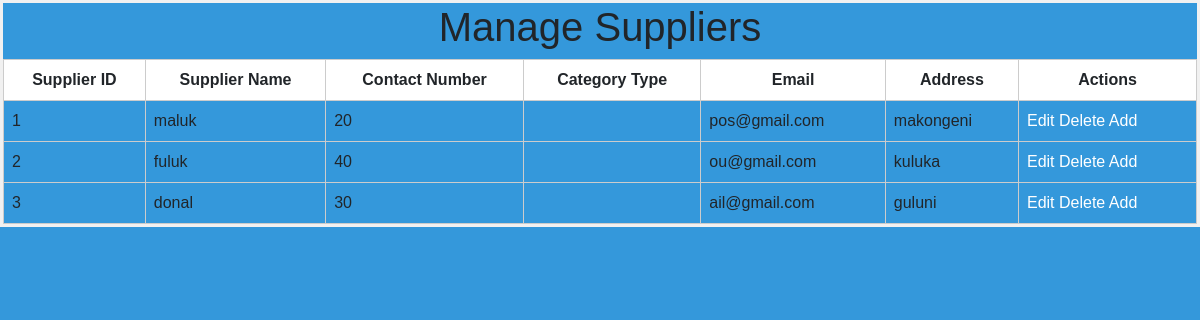
The app's page /sup.php with its own data.
### tables this page shows
CREATE TABLE `supp` (
  `supplier_id` int(10) NOT NULL,
  `supplier_name` varchar(20) NOT NULL,
  `contact_number` varchar(20) DEFAULT NULL,
  `medicine_type` varchar(30) DEFAULT NULL,
  `email` varchar(20) DEFAULT NULL,
  `address` varchar(20) DEFAULT NULL
);

### sup.php (the view, shortened to what this page needs)
<?php
$host ="localhost";
$username = "root";
$password = "";
$dbname = "medstore";
$conn = mysqli_connect($host,$username,$password,$dbname);
$query = "SELECT * FROM supp";
$result = mysqli_query($conn, $query);
?>
<!DOCTYPE html>
<html>
<head>
     <link rel="stylesheet" href="bootstrap/css/bootstrap.min.css">
    <link rel="stylesheet" href="style.css">
    <link rel="stylesheet" href="https://use.fontawesome.com/releases/v5.3.1/css/all.css">
    <link rel="stylesheet" href="https://cdnjs.cloudflare.com/ajax/libs/font-awesome/4.7.0/css/font-awesome.min.css">
</head>
</head>
<body>
    <h1 align = "center">Manage Suppliers</h1>
    <table>
        <tr>
            <tr>
            <th>Supplier ID</th>
            <th>Supplier Name</th>
            <th>Contact Number</th>
            <th>Category  Type</th>
            <th>Email</th>
            <th>Address</th>
            <th>Actions</th>
        </tr>
        <?php
        while ($supplier= mysqli_fetch_assoc($result)) {
              ?>
            <tr>
                <td><?php echo $supplier['supplier_id']; ?></td>
                <td><?php echo $supplier['supplier_name']; ?></td>
                <td><?php echo $supplier['contact_number']; ?></td>
                <td><?php echo $supplier['category_type']; ?></td>
                <td><?php echo $supplier['email']; ?></td>
                <td><?php echo $supplier['address']; ?></td>
                <td>
                    <a href="editsup.php?supplier_id=<?php echo $supplier['supplier_id']; ?>">Edit</a>
                    <a href="deletesup.php?supplier_id=<?php echo $supplier['supplier_id']; ?>">Delete</a>
                    <a href="addsup.php">Add </a>
                </td>
            </tr>
    <?php
    }
     ?>
    </table>
</body>
</html>

### style.css (style rules this page uses)
body { font-family: Arial, sans-serif; font-size: 16px; line-height: 1.5; margin: 0; padding: 0; color: b; background-color: #3498db; border: 3px solid #f1f1f1; }
a { text-decoration: none; color: #fff; }
table { border-collapse: collapse; width: 100%; text-align: center; }
th, td { border: 1px solid #ccc; padding: 8px; text-align: left; }
th { background-color: #fff; text-align: center; }

### records on screen
supp: supplier_id "1", supplier_name "maluk", contact_number "20", email "pos@gmail.com", address "makongeni"
supp: supplier_id "2", supplier_name "fuluk", contact_number "40", email "ou@gmail.com", address "kuluka"
supp: supplier_id "3", supplier_name "donal", contact_number "30", email "ail@gmail.com", address "guluni"
